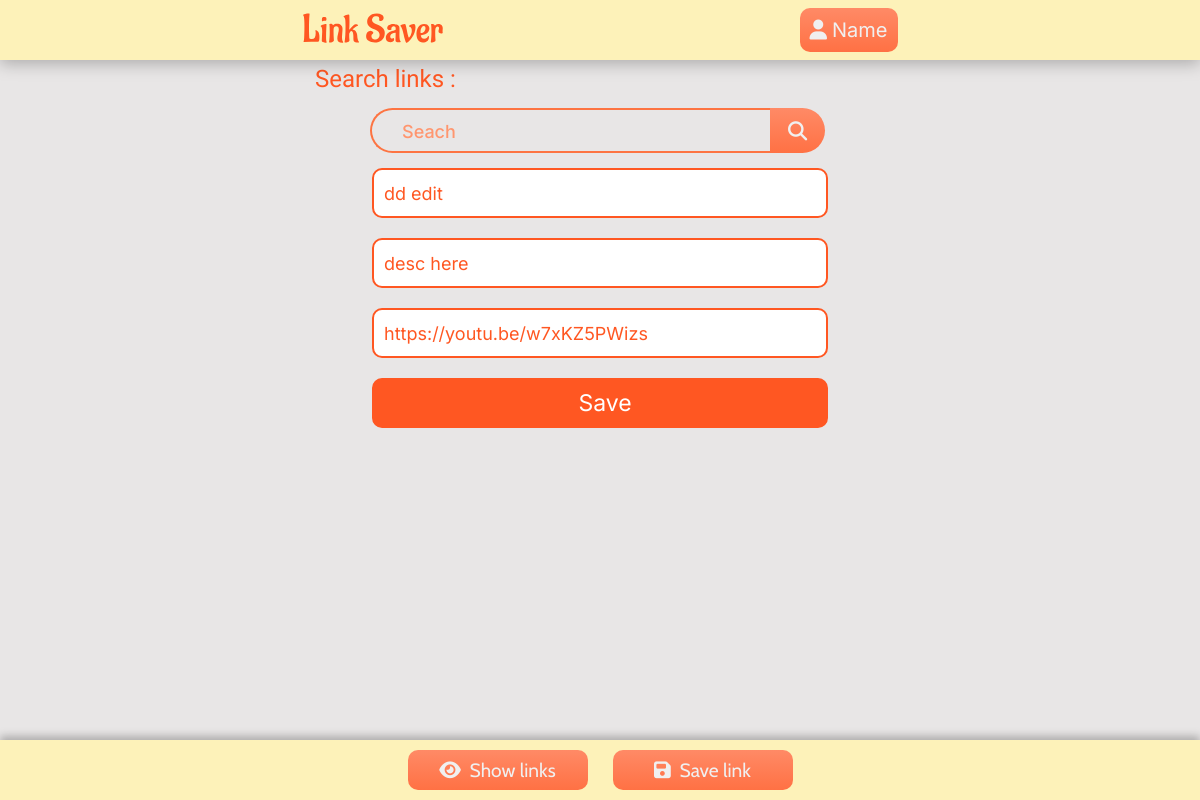
The page /edit/32/ (signed in) on the database its author committed.
### linkapp/models.py (models this page shows, shortened)
class Linklist(models.Model):
    host=models.ForeignKey(User, on_delete=models.SET_NULL,null=True)
    title = models.CharField(max_length=200)
    desc = models.CharField(max_length=200, null = True)
    link = models.CharField(max_length=200)

### linkapp/views.py (the view, shortened to what this page needs)
# urls.py: path('edit/<str:id>/', views.edit, name='edit'),
@login_required(login_url='login')
def edit(request,id):
    linklist = Linklist.objects.get(id =id)
    context = {'title':linklist.title, 'link':linklist.link, 'desc':linklist.desc}
    return render(request,'linkapp/edit_page.html',context)

### linkapp/templates/linkapp/edit_page.html (shortened to what this page needs)
{% extends 'main.html' %}
{% block body %}
<form class="create-form" action="" method="POST">
    <input class="create-input" type="text" name="title" placeholder="title" value="{{title}}">
    <input class="create-input" type="text" name="desc" placeholder="desc" value="{{desc}}">
    <input class="create-input" type="text" name="link" placeholder="link" value="{{link}}" >
    <input class="create-input create-btn" type="submit" value="Save">
</form>
{% endblock body %}

### linkapp/static/styles/style.css (style rules this page uses)
:root { --mainYellow: #FDF2B9; --mainOrange: #FF5722; --mainGradient: linear-gradient(180deg, #FF8A66, #FF7144); --HoverGradient: linear-gradient(180deg, #FF7144, #FF8A66); --backgroundColor: #e8e6e6; --txtclr: #f0f0f0; --plccolor: #ff966f; --linkUrlColor: #aaa5a5; --lightOrange: #fd7442; --transparentOrange: rgba(254, 185, 159, 0.89); }
::placeholder { color: var(--plccolor) !important; background-color: transparent; font-weight: 500 !important; font-family: 'Inter', sans-serif !important; }
* { font-family: 'Inter', sans-serif; margin: 0; padding: 0; box-sizing: border-box; }
body { background: var(--backgroundColor); overflow-x: hidden; }
.body form { display: flex; align-items: center; justify-content: center; }

### linkapp/templates/linkapp/edit_page.html (style rules this page uses)
.create-form { display: flex; flex-direction: column; }
.create-input { width: 80%; height: 50px; font-size: large; padding-left: 10px; color: #FF5722; margin: 10px; border-radius: 10px; border: 2px solid #FF5722; outline: 0px; }
::placeholder { padding-left: 10px; font-size: large; }
.create-btn { background-color: #FF5722; color: white; font-size: 23px; font-family: 'Inter', sans-serif !important; cursor: pointer; }

### rows shown on the page
Linklist: title "dd edit", desc "desc here", link "https://youtu.be/w7xKZ5PWizs"
